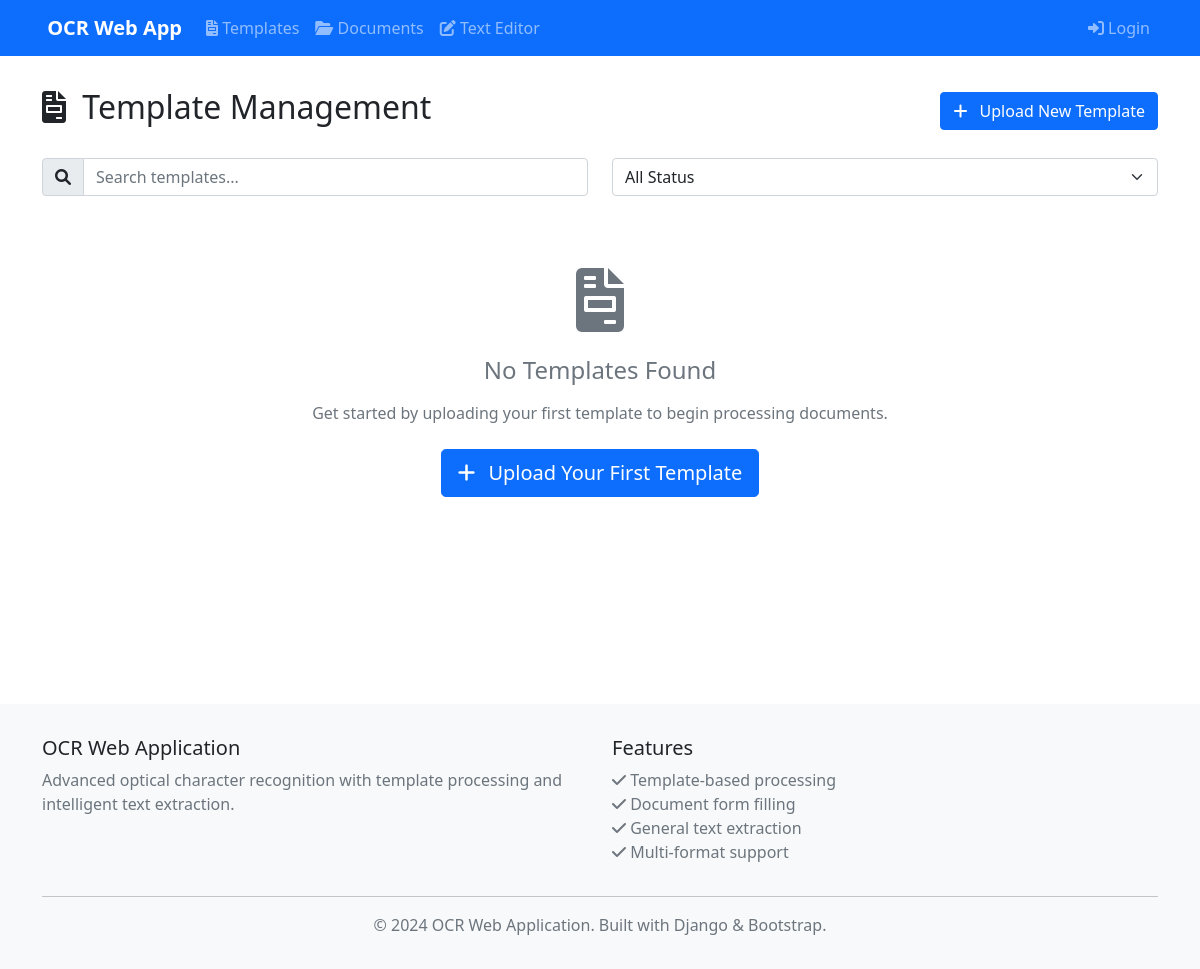
The page /templates/ on the database as committed earlier.
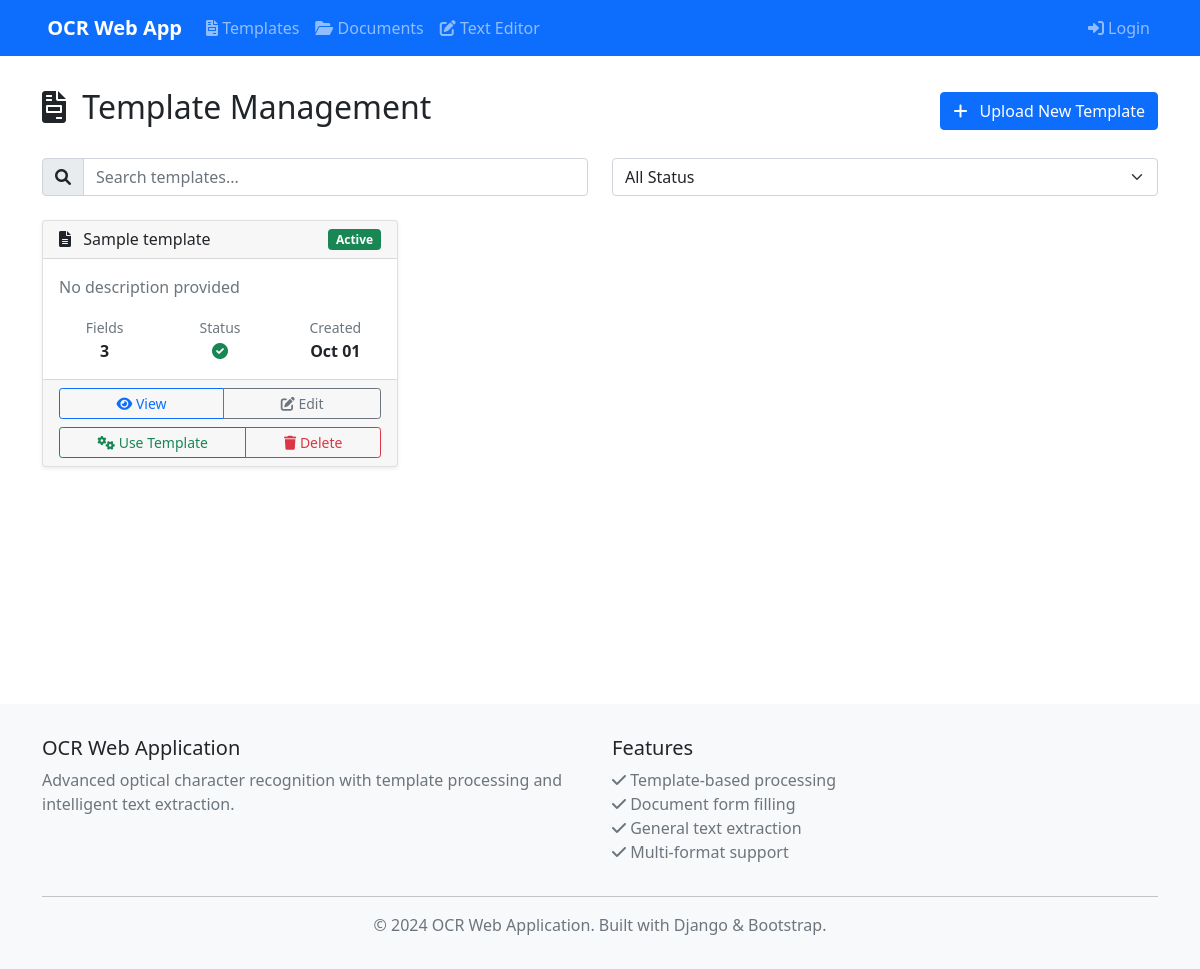
The same page on the database as committed later.
### templates/models.py (models this page shows, shortened)
class Template(models.Model):
    name = models.CharField(max_length=255, help_text="Name of the template")
    description = models.TextField(blank=True, null=True, help_text="Description of what this template is for")
    file = models.FileField(upload_to='templates/', help_text="Original template file (PDF/image)")
    structure = models.JSONField(
        default=dict,
        help_text="JSON structure containing field names, positions, and coordinates"
    )
    created_by = models.ForeignKey(User, on_delete=models.CASCADE, null=True, blank=True)
    created_at = models.DateTimeField(auto_now_add=True)
    updated_at = models.DateTimeField(auto_now=True)
    is_active = models.BooleanField(default=True)
    PROCESSING_STATUS_CHOICES = [
        ('pending', 'Pending Processing'),
        ('processing', 'Processing'),
        ('completed', 'Processing Complete'),
        ('failed', 'Processing Failed'),
    ]
    processing_status = models.CharField(
        max_length=20,
        choices=PROCESSING_STATUS_CHOICES,
        default='pending'
    )
    class Meta:
        ordering = ['-created_at']
        verbose_name = "Template"
        verbose_name_plural = "Templates"
    @property
    def field_count(self):
        if self.structure and 'fields' in self.structure:
            fields = self.structure['fields']
            if isinstance(fields, (list, dict)):
                return len(fields)
        return 0

### templates/views.py (the view)
# urls.py: path('templates/', views.template_list, name='template_list'),
def template_list(request):
    templates = Template.objects.filter(is_active=True)
    return render(request, 'templates/template_list.html', {'templates': templates})

### templates/templates/template_list.html (shortened to what this page needs)
{% extends 'base/base.html' %}
{% block content %}
<div class="row">
    <div class="col-12">
        <div class="d-flex justify-content-between align-items-center mb-4">
            <h2>
                <i class="fas fa-file-invoice me-2"></i>
                Template Management
            </h2>
            <a href="{% url 'templates:template_upload' %}" class="btn btn-primary">
                <i class="fas fa-plus me-2"></i>
                Upload New Template
            </a>
        </div>
    </div>
</div>
<div class="row mb-4">
    <div class="col-md-6">
        <div class="input-group">
            <span class="input-group-text">
                <i class="fas fa-search"></i>
            </span>
            <input type="text" class="form-control" id="searchTemplates" placeholder="Search templates...">
        </div>
    </div>
    <div class="col-md-6">
        <select class="form-select" id="statusFilter">
            <option value="">All Status</option>
        </select>
    </div>
</div>
{% if templates %}
<div class="row" id="templatesGrid">
    {% for template in templates %}
    <div class="col-md-6 col-lg-4 mb-4 template-card" data-status="{{ template.processing_status }}">
        <div class="card h-100 shadow-sm">
            <div class="card-header d-flex justify-content-between align-items-center">
                <h6 class="mb-0">
                    <i class="fas fa-file-alt me-2"></i>
                    {{ template.name }}
                </h6>
                <span class="badge bg-{% if template.is_active %}success{% else %}secondary{% endif %}">
                    {% if template.is_active %}Active{% else %}Inactive{% endif %}
                </span>
            </div>
            <div class="card-body">
                <p class="card-text text-muted">
                    {{ template.description|default:"No description provided"|truncatechars:100 }}
                </p>
                <div class="row text-center">
                    <div class="col-4">
                        <small class="text-muted">Fields</small>
                        <div class="fw-bold">{{ template.field_count }}</div>
                    </div>
                    <div class="col-4">
                        <small class="text-muted">Status</small>
                        <div class="fw-bold">
                            {% if template.processing_status == 'completed' %}
                                <i class="fas fa-check-circle text-success"></i>
                            {% elif template.processing_status == 'processing' %}
                                <i class="fas fa-spinner fa-spin text-primary"></i>
                            {% elif template.processing_status == 'failed' %}
                                <i class="fas fa-exclamation-circle text-danger"></i>
                            {% else %}
                                <i class="fas fa-clock text-warning"></i>
                            {% endif %}
                        </div>
                    </div>
                    <div class="col-4">
                        <small class="text-muted">Created</small>
                        <div class="fw-bold">{{ template.created_at|date:"M d" }}</div>
                    </div>
                </div>
            </div>
            <div class="card-footer">
                <div class="d-grid gap-2">
                    <div class="btn-group" role="group">
                        <button type="button" class="btn btn-outline-primary btn-sm"
                                data-template-id="{{ template.id }}"
                                data-template-name="{{ template.name }}"
                                data-template-description="{{ template.description|default:'No description provided' }}"
                                data-template-fields="{{ template.field_count }}"
                                data-template-status="{{ template.processing_status }}"
                                data-template-created="{{ template.created_at|date:'M d, Y' }}"
                                data-template-active="{{ template.is_active|yesno:'true,false' }}"
                                onclick="showTemplatePreview(this)">
                            <i class="fas fa-eye"></i>
                            View
                        </button>
                        <a href="{% url 'templates:template_edit' template.id %}" class="btn btn-outline-secondary btn-sm">
                            <i class="fas fa-edit"></i>
                            Edit
                        </a>
                    </div>
                    <div class="btn-group" role="group">
                        <a href="{% url 'templates:process_template' template.id %}" class="btn btn-outline-success btn-sm">
                            <i class="fas fa-cogs"></i>
                            Use Template
                        </a>
                        <button type="button" class="btn btn-outline-danger btn-sm"
                                data-template-id="{{ template.id }}"
                                data-template-name="{{ template.name }}"
                                onclick="confirmDeleteTemplate(this)">
                            <i class="fas fa-trash"></i>
                            Delete
                        </button>
                    </div>
                </div>
            </div>
        </div>
    </div>
    {% endfor %}
</div>
{% else %}
<div class="row">
    <div class="col-12">
        <div class="text-center py-5">
            <i class="fas fa-file-invoice fa-4x text-muted mb-4"></i>
            <h4 class="text-muted mb-3">No Templates Found</h4>
            <p class="text-muted mb-4">
                Get started by uploading your first template to begin processing documents.
            </p>
            <a href="{% url 'templates:template_upload' %}" class="btn btn-primary btn-lg">
                <i class="fas fa-plus me-2"></i>
                Upload Your First Template
            </a>
        </div>
    </div>
</div>
{% endif %}
{% endblock %}

### templates/base/base.html (shortened to what this page needs)
<!DOCTYPE html>
<html lang="en">
<head>
    <link href="https://cdn.jsdelivr.net/npm/bootstrap@5.1.3/dist/css/bootstrap.min.css" rel="stylesheet">
    <link href="https://cdnjs.cloudflare.com/ajax/libs/font-awesome/6.0.0/css/all.min.css" rel="stylesheet">
</head>
<body>
    <nav class="navbar navbar-expand-lg navbar-dark bg-primary">
        <div class="container">
            <a class="navbar-brand" href="/">
                OCR Web App
            </a>
            <div class="collapse navbar-collapse" id="navbarNav">
                <ul class="navbar-nav me-auto">
                    <li class="nav-item">
                        <a class="nav-link" href="{% url 'templates:template_list' %}">
                            <i class="fas fa-file-invoice"></i>
                            Templates
                        </a>
                    </li>
                    <li class="nav-item">
                        <a class="nav-link" href="{% url 'documents:document_list' %}">
                            <i class="fas fa-folder-open"></i>
                            Documents
                        </a>
                    </li>
                    <li class="nav-item">
                        <a class="nav-link" href="{% url 'editor:text_document_list' %}">
                            <i class="fas fa-edit"></i>
                            Text Editor
                        </a>
                    </li>
                </ul>
                <ul class="navbar-nav">
                    {% if user.is_authenticated %}
                        <li class="nav-item dropdown">
                            <a class="nav-link dropdown-toggle" href="#" id="navbarDropdown" role="button" data-bs-toggle="dropdown">
                                <i class="fas fa-user"></i>
                                {{ user.username }}
                            </a>
                            <ul class="dropdown-menu">
                                <li><a class="dropdown-item" href="/admin/"><i class="fas fa-cog"></i> Admin</a></li>
                                <li><hr class="dropdown-divider"></li>
                                <li><a class="dropdown-item" href="{% url 'admin:logout' %}"><i class="fas fa-sign-out-alt"></i> Logout</a></li>
                            </ul>
                        </li>
                    {% else %}
                        <li class="nav-item">
                            <a class="nav-link" href="/admin/login/">
                                <i class="fas fa-sign-in-alt"></i>
                                Login
                            </a>
                        </li>
                    {% endif %}
                </ul>
            </div>
        </div>
    </nav>
    <div class="container main-content">
        {% block content %}{% endblock %}
    </div>
    <footer class="footer">
        <div class="container">
            <div class="row">
                <div class="col-md-6">
                    <h5>OCR Web Application</h5>
                    <p class="text-muted">
                        Advanced optical character recognition with template processing
                        and intelligent text extraction.
                    </p>
                </div>
                <div class="col-md-6">
                    <h5>Features</h5>
                    <ul class="list-unstyled text-muted">
                        <li><i class="fas fa-check"></i> Template-based processing</li>
                        <li><i class="fas fa-check"></i> Document form filling</li>
                        <li><i class="fas fa-check"></i> General text extraction</li>
                        <li><i class="fas fa-check"></i> Multi-format support</li>
                    </ul>
                </div>
            </div>
            <hr>
            <div class="row">
                <div class="col-12 text-center">
                    <p class="text-muted mb-0">
                        &copy; 2024 OCR Web Application. Built with Django & Bootstrap.
                    </p>
                </div>
            </div>
        </div>
    </footer>
    <div class="toast-container position-fixed top-0 end-0 p-3">
    </div>
</body>
</html>

### templates/base/base.html (style rules this page uses)
.navbar-brand { font-weight: bold; }
.main-content { padding-top: 2rem; min-height: calc(100vh - 200px); }
.footer { background-color: #f8f9fa; padding: 2rem 0; margin-top: 3rem; }

Rows that differ between the two databases and show on the page:
added Template: name "Sample template", is_active "Active", description "No description provided", field_count "3", processing_status "completed" (drawn), created_at "Oct 01"
Other text that changed with them:
text no longer shown: "No Templates Found Get started by uploading your first template to begin processing documents. Upload Your First Template"
